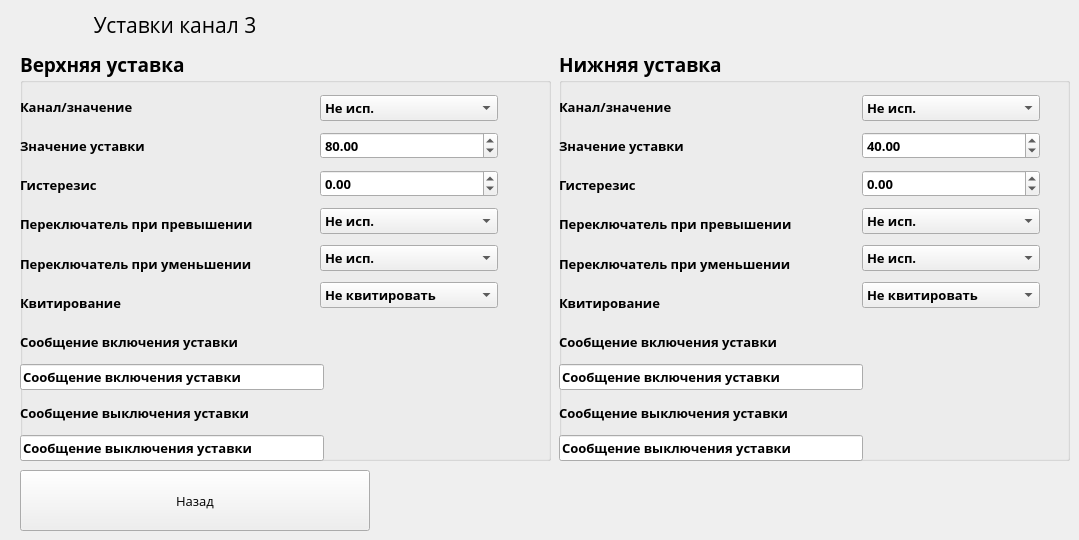
   <widget class="QWidget" name="page_4">
    <widget class="QPushButton" name="pushButton_49">
     <property name="geometry">
      <rect>
       <x>20</x>
       <y>470</y>
       <width>350</width>
       <height>61</height>
      </rect>
     </property>
     <property name="font">
      <font>
       <family>Open Sans</family>
       <pointsize>10</pointsize>
      </font>
     </property>
     <property name="text">
      <string>Назад</string>
     </property>
    </widget>
    <widget class="QLabel" name="label_138">
     <property name="geometry">
      <rect>
       <x>0</x>
       <y>0</y>
       <width>350</width>
       <height>50</height>
      </rect>
     </property>
     <property name="font">
      <font>
       <family>Open Sans</family>
       <pointsize>16</pointsize>
      </font>
     </property>
     <property name="text">
      <string>Уставки канал 3</string>
     </property>
     <property name="alignment">
      <set>Qt::AlignCenter</set>
     </property>
    </widget>
    <widget class="QGroupBox" name="groupBox_17">
     <property name="geometry">
      <rect>
       <x>559</x>
       <y>50</y>
       <width>511</width>
       <height>411</height>
      </rect>
     </property>
     <property name="font">
      <font>
       <family>Open Sans</family>
       <pointsize>14</pointsize>
       <weight>75</weight>
       <bold>true</bold>
      </font>
     </property>
     <property name="title">
      <string>Нижняя уставка</string>
     </property>
     <widget class="QWidget" name="layoutWidget_20">
      <property name="geometry">
       <rect>
        <x>0</x>
        <y>40</y>
        <width>304</width>
        <height>371</height>
       </rect>
      </property>
      <layout class="QVBoxLayout" name="verticalLayout_24">
       <item>
        <widget class="QLabel" name="label_103">
         <property name="font">
          <font>
           <family>Open Sans</family>
           <pointsize>10</pointsize>
           <weight>75</weight>
           <bold>true</bold>
          </font>
         </property>
         <property name="text">
          <string>Канал/значение</string>
         </property>
        </widget>
       </item>
       <item>
        <widget class="QLabel" name="label_123">
         <property name="font">
          <font>
           <family>Open Sans</family>
           <pointsize>10</pointsize>
           <weight>75</weight>
           <bold>true</bold>
          </font>
         </property>
         <property name="text">
          <string>Значение уставки</string>
         </property>
        </widget>
       </item>
       <item>
        <widget class="QLabel" name="label_124">
         <property name="font">
          <font>
           <family>Open Sans</family>
           <pointsize>10</pointsize>
           <weight>75</weight>
           <bold>true</bold>
          </font>
         </property>
         <property name="text">
          <string>Гистерезис</string>
         </property>
        </widget>
       </item>
       <item>
        <widget class="QLabel" name="label_125">
         <property name="font">
          <font>
           <family>Open Sans</family>
           <pointsize>10</pointsize>
           <weight>75</weight>
           <bold>true</bold>
          </font>
         </property>
         <property name="text">
          <string>Переключатель при превышении</string>
         </property>
        </widget>
       </item>
       <item>
        <widget class="QLabel" name="label_126">
         <property name="font">
          <font>
           <family>Open Sans</family>
           <pointsize>10</pointsize>
           <weight>75</weight>
           <bold>true</bold>
          </font>
         </property>
         <property name="text">
          <string>Переключатель при уменьшении</string>
         </property>
        </widget>
       </item>
       <item>
        <widget class="QLabel" name="label_127">
         <property name="font">
          <font>
           <family>Open Sans</family>
           <pointsize>10</pointsize>
           <weight>75</weight>
           <bold>true</bold>
          </font>
         </property>
         <property name="text">
          <string>Квитирование</string>
         </property>
        </widget>
       </item>
       <item>
        <widget class="QLabel" name="label_129">
         <property name="font">
          <font>
           <family>Open Sans</family>
           <pointsize>10</pointsize>
           <weight>75</weight>
           <bold>true</bold>
          </font>
         </property>
         <property name="text">
          <string>Сообщение включения уставки</string>
         </property>
        </widget>
       </item>
       <item>
        <widget class="QLineEdit" name="State2LowMessageChannel_3">
         <property name="font">
          <font>
           <family>Open Sans</family>
           <pointsize>10</pointsize>
           <weight>75</weight>
           <bold>true</bold>
          </font>
         </property>
         <property name="text">
          <string>Сообщение включения уставки</string>
         </property>
        </widget>
       </item>
       <item>
        <widget class="QLabel" name="label_128">
         <property name="font">
          <font>
           <family>Open Sans</family>
           <pointsize>10</pointsize>
           <weight>75</weight>
           <bold>true</bold>
          </font>
         </property>
         <property name="text">
          <string>Сообщение выключения уставки</string>
         </property>
        </widget>
       </item>
       <item>
        <widget class="QLineEdit" name="State2HighMessageChannel_3">
         <property name="font">
          <font>
           <family>Open Sans</family>
           <pointsize>10</pointsize>
           <weight>75</weight>
           <bold>true</bold>
          </font>
         </property>
         <property name="text">
          <string>Сообщение выключения уставки</string>
         </property>
        </widget>
       </item>
      </layout>
     </widget>
     <widget class="QWidget" name="layoutWidget_21">
      <property name="geometry">
       <rect>
        <x>303</x>
        <y>40</y>
        <width>178</width>
        <height>225</height>
       </rect>
      </property>
      <layout class="QVBoxLayout" name="verticalLayout_25">
       <item>
        <widget class="QComboBox" name="comboBox_5">
         <property name="font">
          <font>
           <pointsize>10</pointsize>
          </font>
         </property>
         <property name="currentIndex">
          <number>0</number>
         </property>
         <item>
          <property name="text">
           <string>Не исп.</string>
          </property>
         </item>
         <item>
          <property name="text">
           <string>Канал 1</string>
          </property>
         </item>
         <item>
          <property name="text">
           <string>Канал 2</string>
          </property>
         </item>
         <item>
          <property name="text">
           <string>Канал 3</string>
          </property>
         </item>
         <item>
          <property name="text">
           <string>Канал 4</string>
          </property>
         </item>
        </widget>
       </item>
       <item>
        <widget class="QDoubleSpinBox" name="State2ValueChannel_3">
         <property name="font">
          <font>
           <family>Open Sans</family>
           <pointsize>10</pointsize>
           <weight>75</weight>
           <bold>true</bold>
          </font>
         </property>
         <property name="minimum">
          <double>-300.000000000000000</double>
         </property>
         <property name="maximum">
          <double>3000.000000000000000</double>
         </property>
         <property name="value">
          <double>40.000000000000000</double>
         </property>
        </widget>
       </item>
       <item>
        <widget class="QDoubleSpinBox" name="State2HisteresisChannel_3">
         <property name="font">
          <font>
           <family>Open Sans</family>
           <pointsize>10</pointsize>
           <weight>75</weight>
           <bold>true</bold>
          </font>
         </property>
         <property name="minimum">
          <double>-300.000000000000000</double>
         </property>
         <property name="maximum">
          <double>3000.000000000000000</double>
         </property>
         <property name="value">
          <double>0.000000000000000</double>
         </property>
        </widget>
       </item>
       <item>
        <widget class="QComboBox" name="State2_actionHigh_Channel_3">
         <property name="enabled">
          <bool>true</bool>
         </property>
         <property name="font">
          <font>
           <family>Open Sans</family>
           <pointsize>10</pointsize>
           <weight>75</weight>
           <bold>true</bold>
          </font>
         </property>
         <item>
          <property name="text">
           <string>Не исп.</string>
          </property>
         </item>
         <item>
          <property name="text">
           <string>Реле 1</string>
          </property>
         </item>
         <item>
          <property name="text">
           <string>Реле 2</string>
          </property>
         </item>
         <item>
          <property name="text">
           <string>Реле 3</string>
          </property>
         </item>
         <item>
          <property name="text">
           <string>Реле 4</string>
          </property>
         </item>
         <item>
          <property name="text">
           <string>Реле 5</string>
          </property>
         </item>
         <item>
          <property name="text">
           <string>Реле 6</string>
          </property>
         </item>
         <item>
          <property name="text">
           <string>Реле 7</string>
          </property>
         </item>
         <item>
          <property name="text">
           <string>Реле 8</string>
          </property>
         </item>
        </widget>
       </item>
       <item>
        <widget class="QComboBox" name="State2_actionLow_Channel_3">
         <property name="enabled">
          <bool>true</bool>
         </property>
         <property name="font">
          <font>
           <family>Open Sans</family>
           <pointsize>10</pointsize>
           <weight>75</weight>
           <bold>true</bold>
          </font>
         </property>
         <item>
          <property name="text">
           <string>Не исп.</string>
          </property>
         </item>
         <item>
          <property name="text">
           <string>Реле 1</string>
          </property>
         </item>
         <item>
          <property name="text">
           <string>Реле 2</string>
          </property>
         </item>
         <item>
          <property name="text">
           <string>Реле 3</string>
          </property>
         </item>
         <item>
          <property name="text">
           <string>Реле 4</string>
          </property>
         </item>
         <item>
          <property name="text">
           <string>Реле 5</string>
          </property>
         </item>
         <item>
          <property name="text">
           <string>Реле 6</string>
          </property>
         </item>
         <item>
          <property name="text">
           <string>Реле 7</string>
          </property>
         </item>
         <item>
          <property name="text">
           <string>Реле 8</string>
          </property>
         </item>
        </widget>
       </item>
       <item>
        <widget class="QComboBox" name="State2_Kvitir_Channel_3">
         <property name="enabled">
          <bool>true</bool>
         </property>
         <property name="font">
          <font>
           <family>Open Sans</family>
           <pointsize>10</pointsize>
           <weight>75</weight>
           <bold>true</bold>
          </font>
         </property>
         <item>
          <property name="text">
           <string>Не квитировать</string>
          </property>
         </item>
         <item>
          <property name="text">
           <string>Квитировать</string>
          </property>
         </item>
        </widget>
       </item>
      </layout>
     </widget>
    </widget>
    <widget class="QGroupBox" name="groupBox_11">
     <property name="geometry">
      <rect>
       <x>20</x>
       <y>50</y>
       <width>531</width>
       <height>411</height>
      </rect>
     </property>
     <property name="font">
      <font>
       <family>Open Sans</family>
       <pointsize>14</pointsize>
       <weight>75</weight>
       <bold>true</bold>
      </font>
     </property>
     <property name="title">
      <string>Верхняя уставка</string>
     </property>
     <widget class="QWidget" name="layoutWidget_22">
      <property name="geometry">
       <rect>
        <x>0</x>
        <y>40</y>
        <width>304</width>
        <height>371</height>
       </rect>
      </property>
      <layout class="QVBoxLayout" name="verticalLayout_26">
       <item>
        <widget class="QLabel" name="label_130">
         <property name="font">
          <font>
           <family>Open Sans</family>
           <pointsize>10</pointsize>
           <weight>75</weight>
           <bold>true</bold>
          </font>
         </property>
         <property name="text">
          <string>Канал/значение</string>
         </property>
        </widget>
       </item>
       <item>
        <widget class="QLabel" name="label_131">
         <property name="font">
          <font>
           <family>Open Sans</family>
           <pointsize>10</pointsize>
           <weight>75</weight>
           <bold>true</bold>
          </font>
         </property>
         <property name="text">
          <string>Значение уставки</string>
         </property>
        </widget>
       </item>
       <item>
        <widget class="QLabel" name="label_132">
         <property name="font">
          <font>
           <family>Open Sans</family>
           <pointsize>10</pointsize>
           <weight>75</weight>
           <bold>true</bold>
          </font>
         </property>
         <property name="text">
          <string>Гистерезис</string>
         </property>
        </widget>
       </item>
       <item>
        <widget class="QLabel" name="label_133">
         <property name="font">
          <font>
           <family>Open Sans</family>
           <pointsize>10</pointsize>
           <weight>75</weight>
           <bold>true</bold>
          </font>
         </property>
         <property name="text">
          <string>Переключатель при превышении</string>
         </property>
        </widget>
       </item>
       <item>
        <widget class="QLabel" name="label_134">
         <property name="font">
          <font>
           <family>Open Sans</family>
           <pointsize>10</pointsize>
           <weight>75</weight>
           <bold>true</bold>
          </font>
         </property>
         <property name="text">
          <string>Переключатель при уменьшении</string>
         </property>
        </widget>
       </item>
       <item>
        <widget class="QLabel" name="label_135">
         <property name="font">
          <font>
           <family>Open Sans</family>
           <pointsize>10</pointsize>
           <weight>75</weight>
           <bold>true</bold>
          </font>
         </property>
         <property name="text">
          <string>Квитирование</string>
         </property>
        </widget>
       </item>
       <item>
        <widget class="QLabel" name="label_136">
         <property name="font">
          <font>
           <family>Open Sans</family>
           <pointsize>10</pointsize>
           <weight>75</weight>
           <bold>true</bold>
          </font>
         </property>
         <property name="text">
          <string>Сообщение включения уставки</string>
         </property>
        </widget>
       </item>
       <item>
        <widget class="QLineEdit" name="State1HighMessageChannel_3">
         <property name="font">
          <font>
           <family>Open Sans</family>
           <pointsize>10</pointsize>
           <weight>75</weight>
           <bold>true</bold>
          </font>
         </property>
         <property name="text">
          <string>Сообщение включения уставки</string>
         </property>
        </widget>
       </item>
       <item>
        <widget class="QLabel" name="label_137">
         <property name="font">
          <font>
           <family>Open Sans</family>
           <pointsize>10</pointsize>
           <weight>75</weight>
           <bold>true</bold>
          </font>
         </property>
         <property name="text">
          <string>Сообщение выключения уставки</string>
         </property>
        </widget>
       </item>
       <item>
        <widget class="QLineEdit" name="State1LowMessageChannel_3">
         <property name="font">
          <font>
           <family>Open Sans</family>
           <pointsize>10</pointsize>
           <weight>75</weight>
           <bold>true</bold>
          </font>
         </property>
         <property name="text">
          <string>Сообщение выключения уставки</string>
         </property>
        </widget>
       </item>
      </layout>
     </widget>
     <widget class="QWidget" name="layoutWidget_23">
      <property name="geometry">
       <rect>
        <x>300</x>
        <y>40</y>
        <width>178</width>
        <height>225</height>
       </rect>
      </property>
      <layout class="QVBoxLayout" name="verticalLayout_27">
       <item>
        <widget class="QComboBox" name="comboBox_6">
         <property name="font">
          <font>
           <pointsize>10</pointsize>
          </font>
         </property>
         <property name="currentIndex">
          <number>0</number>
         </property>
         <item>
          <property name="text">
           <string>Не исп.</string>
          </property>
         </item>
         <item>
          <property name="text">
           <string>Канал 1</string>
          </property>
         </item>
         <item>
          <property name="text">
           <string>Канал 2</string>
          </property>
         </item>
         <item>
          <property name="text">
           <string>Канал 3</string>
          </property>
         </item>
         <item>
          <property name="text">
           <string>Канал 4</string>
          </property>
         </item>
        </widget>
       </item>
       <item>
        <widget class="QDoubleSpinBox" name="State1ValueChannel_3">
         <property name="font">
          <font>
           <family>Open Sans</family>
           <pointsize>10</pointsize>
           <weight>75</weight>
           <bold>true</bold>
          </font>
         </property>
         <property name="minimum">
          <double>-300.000000000000000</double>
         </property>
         <property name="maximum">
          <double>3000.000000000000000</double>
         </property>
         <property name="value">
          <double>80.000000000000000</double>
         </property>
        </widget>
       </item>
       <item>
        <widget class="QDoubleSpinBox" name="State1HisteresisChannel_3">
         <property name="font">
          <font>
           <family>Open Sans</family>
           <pointsize>10</pointsize>
           <weight>75</weight>
           <bold>true</bold>
          </font>
         </property>
         <property name="minimum">
          <double>-300.000000000000000</double>
         </property>
         <property name="maximum">
          <double>3000.000000000000000</double>
         </property>
         <property name="value">
          <double>0.000000000000000</double>
         </property>
        </widget>
       </item>
       <item>
        <widget class="QComboBox" name="State1_actionHigh_Channel_3">
         <property name="enabled">
          <bool>true</bool>
         </property>
         <property name="font">
          <font>
           <family>Open Sans</family>
           <pointsize>10</pointsize>
           <weight>75</weight>
           <bold>true</bold>
          </font>
         </property>
         <item>
          <property name="text">
           <string>Не исп.</string>
          </property>
         </item>
         <item>
          <property name="text">
           <string>Реле 1</string>
          </property>
         </item>
         <item>
          <property name="text">
           <string>Реле 2</string>
          </property>
         </item>
         <item>
          <property name="text">
           <string>Реле 3</string>
          </property>
         </item>
         <item>
          <property name="text">
           <string>Реле 4</string>
          </property>
         </item>
         <item>
          <property name="text">
           <string>Реле 5</string>
          </property>
         </item>
         <item>
          <property name="text">
           <string>Реле 6</string>
          </property>
         </item>
         <item>
          <property name="text">
           <string>Реле 7</string>
          </property>
         </item>
         <item>
          <property name="text">
           <string>Реле 8</string>
          </property>
         </item>
        </widget>
       </item>
       <item>
        <widget class="QComboBox" name="State1_actionLow_Channel_3">
         <property name="enabled">
          <bool>true</bool>
         </property>
         <property name="font">
          <font>
           <family>Open Sans</family>
           <pointsize>10</pointsize>
           <weight>75</weight>
           <bold>true</bold>
          </font>
         </property>
         <item>
          <property name="text">
           <string>Не исп.</string>
          </property>
         </item>
         <item>
          <property name="text">
           <string>Реле 1</string>
          </property>
         </item>
         <item>
          <property name="text">
           <string>Реле 2</string>
          </property>
         </item>
         <item>
          <property name="text">
           <string>Реле 3</string>
          </property>
         </item>
         <item>
          <property name="text">
           <string>Реле 4</string>
          </property>
         </item>
         <item>
          <property name="text">
           <string>Реле 5</string>
          </property>
         </item>
         <item>
          <property name="text">
           <string>Реле 6</string>
          </property>
         </item>
         <item>
          <property name="text">
           <string>Реле 7</string>
          </property>
         </item>
         <item>
          <property name="text">
           <string>Реле 8</string>
          </property>
         </item>
        </widget>
       </item>
       <item>
        <widget class="QComboBox" name="State1_Kvitir_Channel_3">
         <property name="enabled">
          <bool>true</bool>
         </property>
         <property name="font">
          <font>
           <family>Open Sans</family>
           <pointsize>10</pointsize>
           <weight>75</weight>
           <bold>true</bold>
          </font>
         </property>
         <item>
          <property name="text">
           <string>Не квитировать</string>
          </property>
         </item>
         <item>
          <property name="text">
           <string>Квитировать</string>
          </property>
         </item>
        </widget>
       </item>
      </layout>
     </widget>
    </widget>
   </widget>
